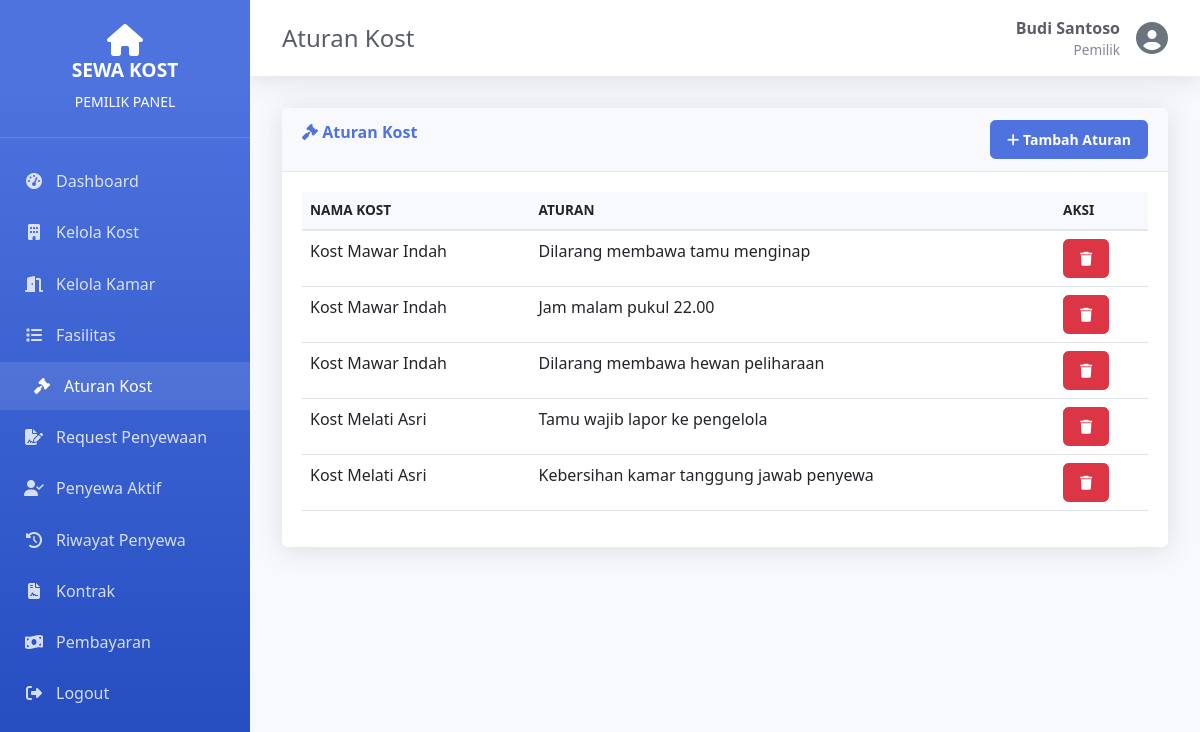
The page /pemilik/aturan.php (signed in) on the database its author committed.
### tables this page shows
CREATE TABLE `aturan_kost` (
  `id` int(11) NOT NULL AUTO_INCREMENT,
  `kost_id` int(11) NOT NULL,
  `aturan` text NOT NULL,
  `created_at` timestamp NOT NULL DEFAULT current_timestamp(),
  PRIMARY KEY (`id`),
  KEY `kost_id` (`kost_id`),
  CONSTRAINT `aturan_kost_ibfk_1` FOREIGN KEY (`kost_id`) REFERENCES `kost` (`id`) ON DELETE CASCADE
);

CREATE TABLE `kost` (
  `id` int(11) NOT NULL AUTO_INCREMENT,
  `pemilik_id` int(11) NOT NULL,
  `nama_kost` varchar(100) NOT NULL,
  `alamat` text NOT NULL,
  `kota` varchar(50) DEFAULT NULL,
  `deskripsi` text DEFAULT NULL,
  `foto` varchar(255) DEFAULT NULL,
  `created_at` timestamp NOT NULL DEFAULT current_timestamp(),
  PRIMARY KEY (`id`),
  KEY `pemilik_id` (`pemilik_id`),
  CONSTRAINT `kost_ibfk_1` FOREIGN KEY (`pemilik_id`) REFERENCES `users` (`id`) ON DELETE CASCADE
);

### lib/auth.php (called while the page is built, shortened)
<?php
require_once __DIR__ . '/database.php';
class Auth {
    public static function id() {
        return $_SESSION['user_id'] ?? null;
    }
}

### lib/database.php (called while the page is built, shortened)
<?php
class Database {
    private static $connection = null;
    public static function connect() {
        if (self::$connection === null) {
            self::$connection = new mysqli(DB_HOST, DB_USER, DB_PASS, DB_NAME);
            self::$connection->set_charset("utf8mb4");
        }
        return self::$connection;
    }
    public static function query($sql) {
        $conn = self::connect();
        $result = $conn->query($sql);
        return $result;
    }
    public static function fetchAll($sql) {
        $result = self::query($sql);
        $data = [];
        while ($row = $result->fetch_assoc()) {
            $data[] = $row;
        }
        return $data;
    }
}

### pemilik/aturan.php (the view, shortened to what this page needs)
<?php
require_once __DIR__ . '/../lib/auth.php';
require_once __DIR__ . '/../lib/database.php';
$userId = Auth::id();
$dataAturan = Database::fetchAll("
    SELECT a.*, k.nama_kost FROM aturan_kost a
    JOIN kost k ON a.kost_id = k.id
    WHERE k.pemilik_id = $userId
    ORDER BY k.nama_kost
");
include __DIR__ . '/../layout/header.php';
include __DIR__ . '/../layout/sidebar.php';
?>
<div class="card">
    <div class="card-header d-flex justify-content-between">
        <span><i class="fas fa-gavel"></i> Aturan Kost</span>
        <button class="btn btn-primary btn-sm" data-bs-toggle="modal" data-bs-target="#addModal">
            <i class="fas fa-plus"></i> Tambah Aturan
        </button>
    </div>
    <div class="card-body">
        <div class="table-responsive">
            <table class="table table-hover">
                <thead>
                    <tr>
                        <th>Nama Kost</th>
                        <th>Aturan</th>
                        <th>Aksi</th>
                    </tr>
                </thead>
                <tbody>
                    <?php foreach ($dataAturan as $item): ?>
                        <tr>
                            <td><?php echo htmlspecialchars($item['nama_kost']); ?></td>
                            <td><?php echo htmlspecialchars($item['aturan']); ?></td>
                            <td>
                                <a href="?delete=<?php echo $item['id']; ?>" class="btn btn-danger btn-sm"
                                   onclick="return confirmDelete()"><i class="fas fa-trash"></i></a>
                            </td>
                        </tr>
                    <?php endforeach; ?>
                </tbody>
            </table>
        </div>
    </div>
</div>
<?php include __DIR__ . '/../layout/footer.php'; ?>

### assets/css/style.css (style rules this page uses)
:root { --primary-color: #4e73df; --secondary-color: #858796; --success-color: #1cc88a; --danger-color: #e74a3b; --warning-color: #f6c23e; --info-color: #36b9cc; --sidebar-width: 250px; }
* { margin: 0; padding: 0; box-sizing: border-box; }
body { font-family: 'Segoe UI', Tahoma, Geneva, Verdana, sans-serif; background-color: #f8f9fc; color: #5a5c69; }
.card { border: none; border-radius: 0.35rem; box-shadow: 0 0.15rem 1.75rem 0 rgba(58, 59, 69, 0.15); }
.card-header { background-color: #f8f9fc; border-bottom: 1px solid #e3e6f0; padding: 0.75rem 1.25rem; font-weight: bold; color: var(--primary-color); }
.card-body { padding: 1.25rem; }
.table { color: #5a5c69; }
.table thead th { background-color: #f8f9fc; border-bottom: 2px solid #e3e6f0; font-weight: bold; text-transform: uppercase; font-size: 0.85rem; }
.btn { padding: 0.5rem 1rem; border-radius: 0.35rem; font-weight: 600; transition: all 0.3s; }
.btn-primary { background-color: var(--primary-color); border-color: var(--primary-color); }

### rows shown on the page
aturan_kost: kost.nama_kost "Kost Mawar Indah", aturan "Dilarang membawa tamu menginap"
aturan_kost: kost.nama_kost "Kost Mawar Indah", aturan "Jam malam pukul 22.00"
aturan_kost: kost.nama_kost "Kost Mawar Indah", aturan "Dilarang membawa hewan peliharaan"
aturan_kost: kost.nama_kost "Kost Melati Asri", aturan "Tamu wajib lapor ke pengelola"
aturan_kost: kost.nama_kost "Kost Melati Asri", aturan "Kebersihan kamar tanggung jawab penyewa"

### other values the page prints
$role "PEMILIK"
$pageTitle "Aturan Kost"
$user['nama_lengkap'] "Budi Santoso"
$user['role'] "Pemilik"
